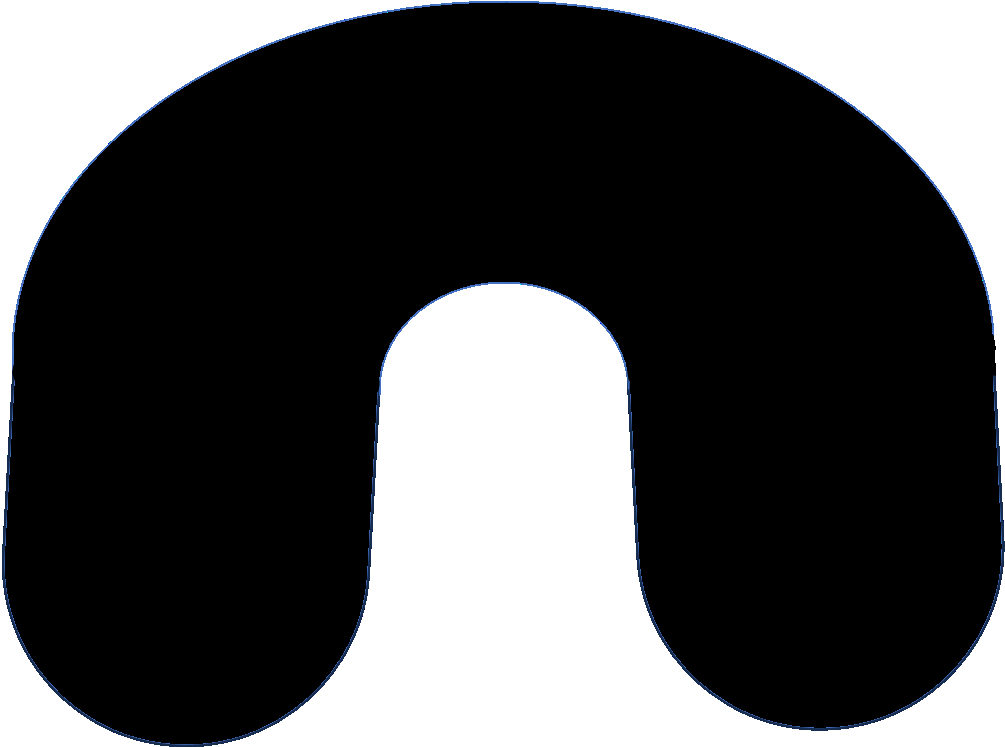
#> input picture pic/horseshoe-whiteback.png, 1005 x 747 px
$ python -i Dog.py   (imports and definitions only)
#> lines starting #> are read from the running program, lines starting #| are printed output that depends on the picture; after the words box and inside, x2 and y2 are one past the last pixel; in counts of white or black regions, pixels touching at a corner belong together
#> further down, picture is the input picture: shape (747, 1005, 3); mean B, G, R 81.3, 80.6, 80.2
import cv2
import numpy as np
import horseShoeShapeRecog.ellipseAppro as ellip

## 2025/05/22 1:44 使用
def extract_horseshoe_shape(image):
    # Y = 0.299 * R + 0.587 * G + 0.114 * BでRGBから輝度信号Yを算出
    # 人間の視覚特性を考慮したもので、最も明るく感じるG（緑）の係数が大きくなっている。
    gray = cv2.cvtColor(image, cv2.COLOR_BGR2GRAY)
    print("gray: "+ str(type(gray)))
#| gray: <class 'numpy.ndarray'>

    # またはCLAHE（局所適応ヒストグラム平坦化）
    clahe = cv2.createCLAHE(clipLimit=2.0, tileGridSize=(8, 8))
    equalized = clahe.apply(gray)

    # 明暗差の影響を軽減し、局所的な境界を強調，適応閾値
    adaptive = cv2.adaptiveThreshold(
        equalized, 255, cv2.ADAPTIVE_THRESH_GAUSSIAN_C,
        cv2.THRESH_BINARY_INV, blockSize=5, C=2)
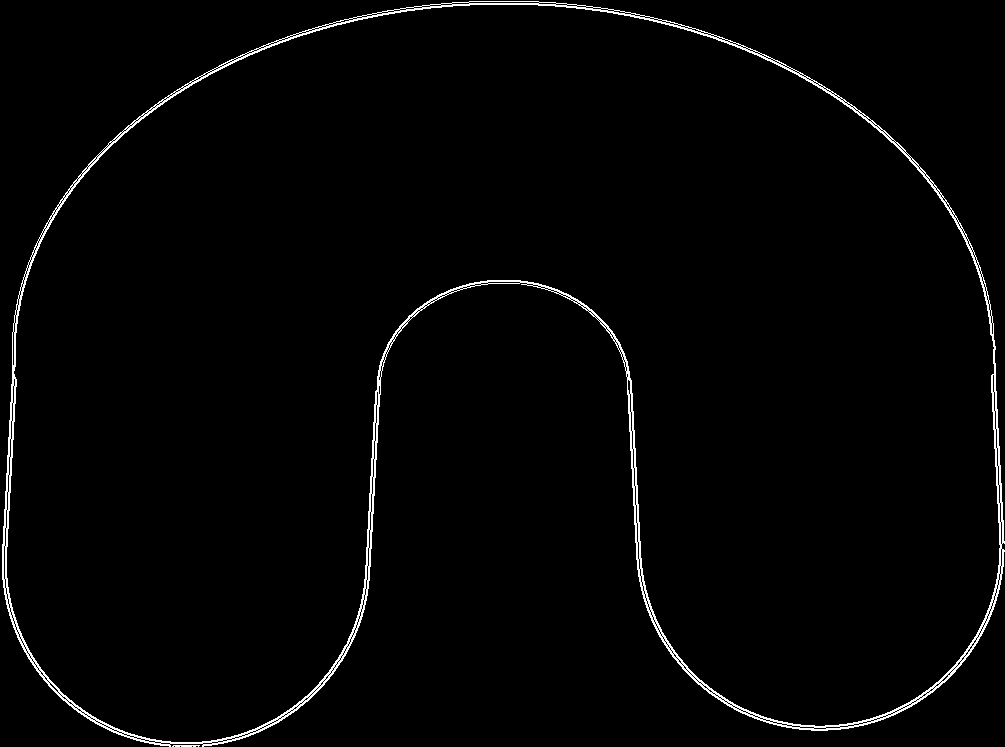
#> adaptive: shape (747, 1005); 1.8% white in thin lines or dots

    # モルフォロジー処理（境界である白を膨張→収縮で閉じた輪郭に）
    # ELLIPSE:近傍は楕円，RECT:長方形，CROSS：十字
    kernel = cv2.getStructuringElement(cv2.MORPH_ELLIPSE, (3, 3))
    closed = cv2.morphologyEx(adaptive, cv2.MORPH_CLOSE, kernel, iterations=4)
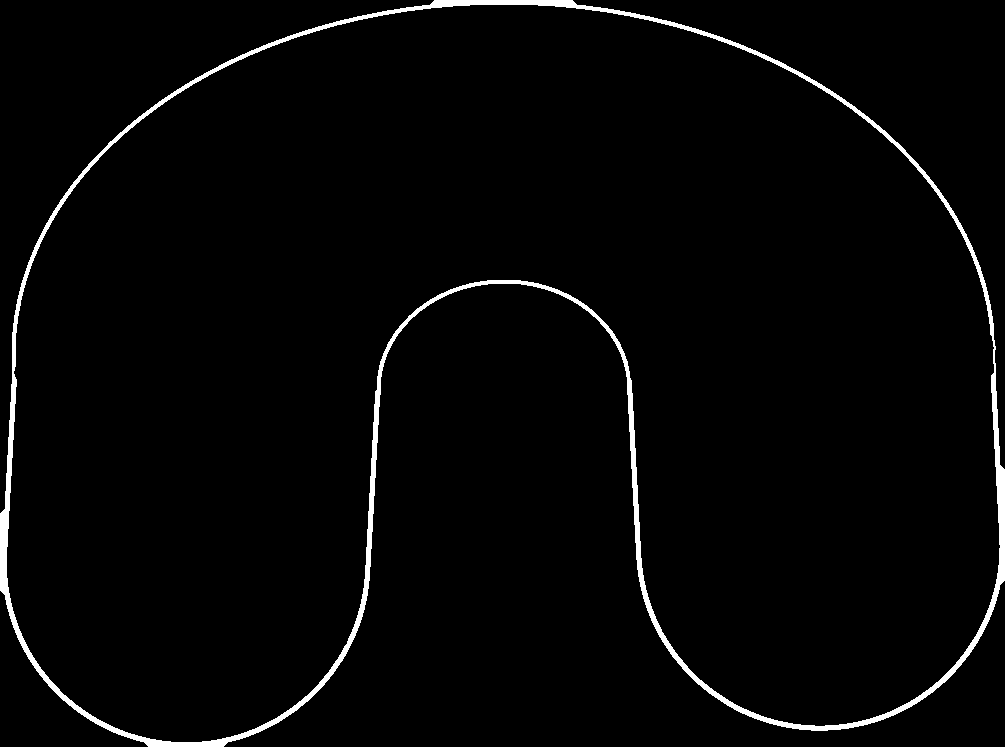
#> closed: shape (747, 1005); 2.3% white; 1 white region
    # closed = cv2.morphologyEx(closed, cv2.MORPH_OPEN, kernel, iterations=2)


    # # 輪郭抽出
    contours, _ = cv2.findContours(closed, cv2.RETR_TREE, cv2.CHAIN_APPROX_SIMPLE)
#> contours = 2 contours; box (x1, y1, x2, y2) and area: (0, 0, 1005, 747) 515322, (6, 4, 1001, 743) 501120

    # print(type(contours))
    for cnt in contours:
        # area = cv2.contourArea(cnt)
        # if 250 < area < 900:
        #     # 馬蹄形の大きさでフィルタ
            cv2.drawContours(equalized, [cnt], -1, 255, )
#> this loop made 2 passes
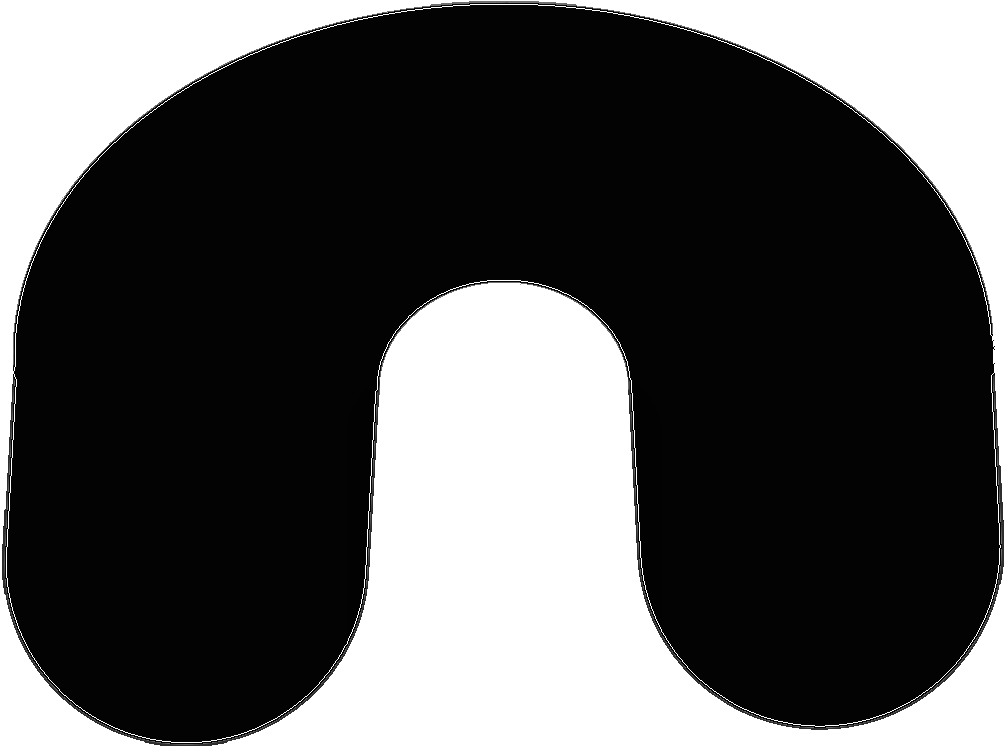
#> equalized: shape (747, 1005); min 2, max 255, mean 84.4
        # if ellip.is_horseshoe_like(cnt):
        #     cv2.drawContours(equalized, [cnt], -1, 255, 4)

    # Canny法
    edges = cv2.Canny(equalized, threshold1=40, threshold2=75)
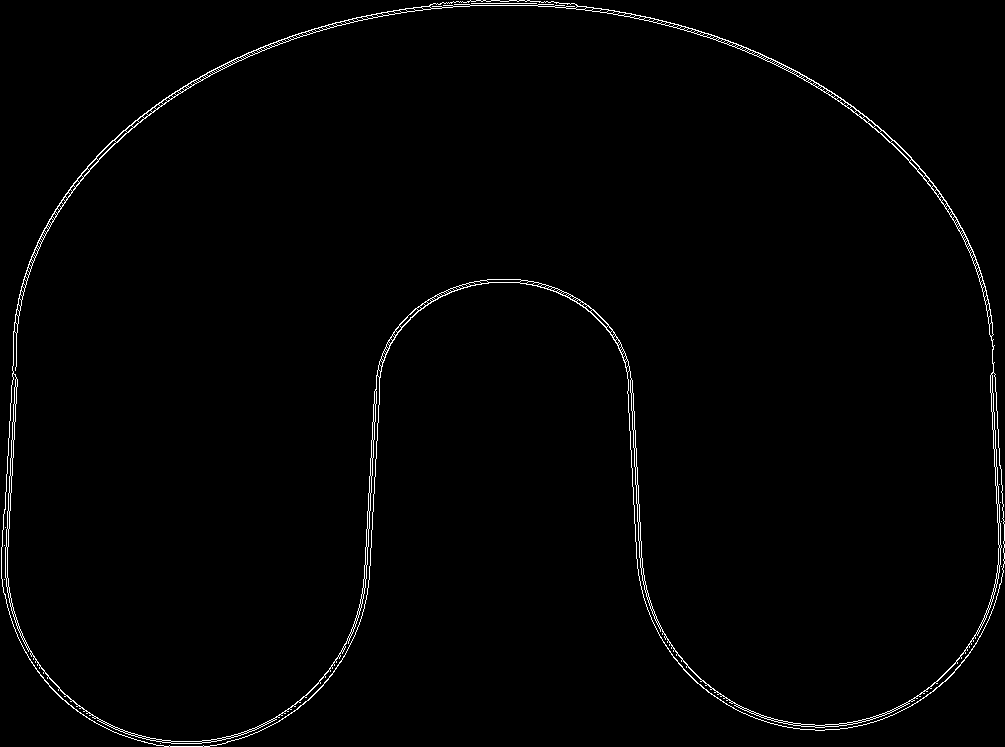
#> edges: shape (747, 1005); 1.3% white in thin lines or dots

    # contours, _ = cv2.findContours(edges, cv2.RETR_EXTERNAL, cv2.CHAIN_APPROX_SIMPLE)
    # horseshoe_mask = np.zeros_like(gray)

    return equalized,adaptive, closed, contours

>>> import cv2
>>> picture = cv2.imread('../pic/horseshoe-whiteback.png')
>>> result = extract_horseshoe_shape(picture)
